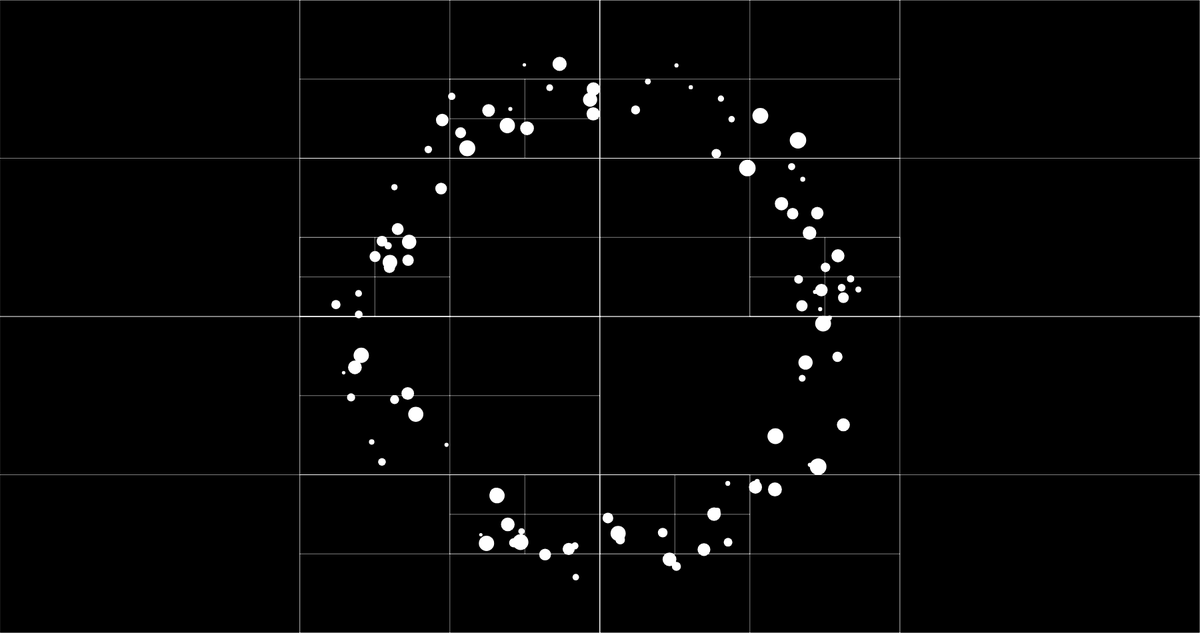
Frame 1 (no input)
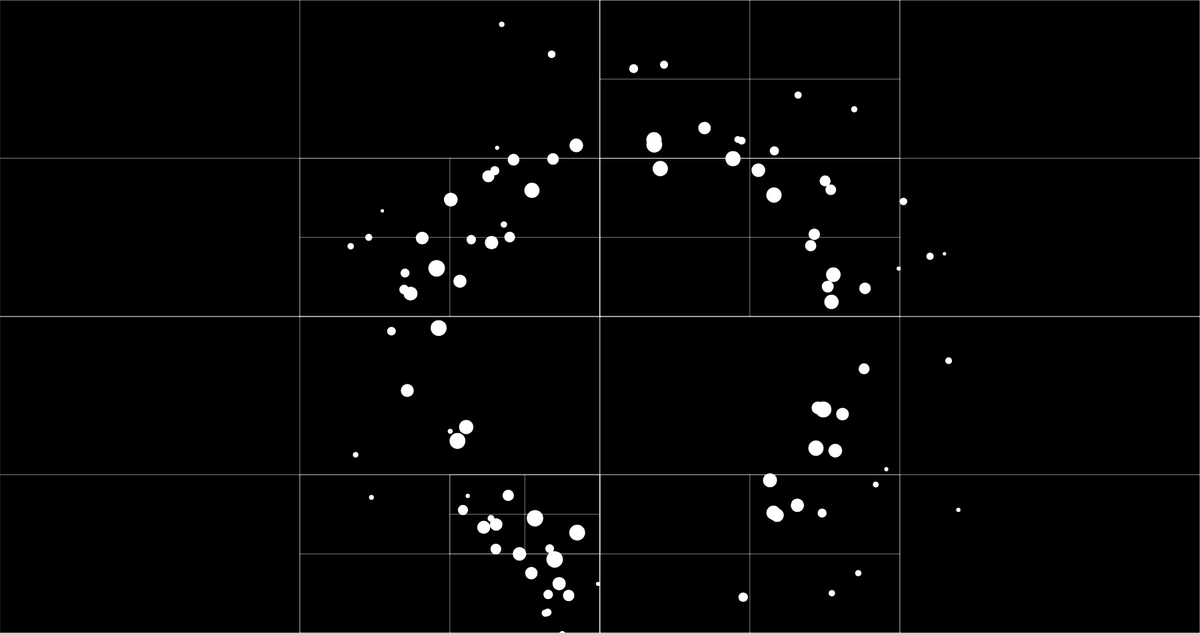
Frame 60 (no input)
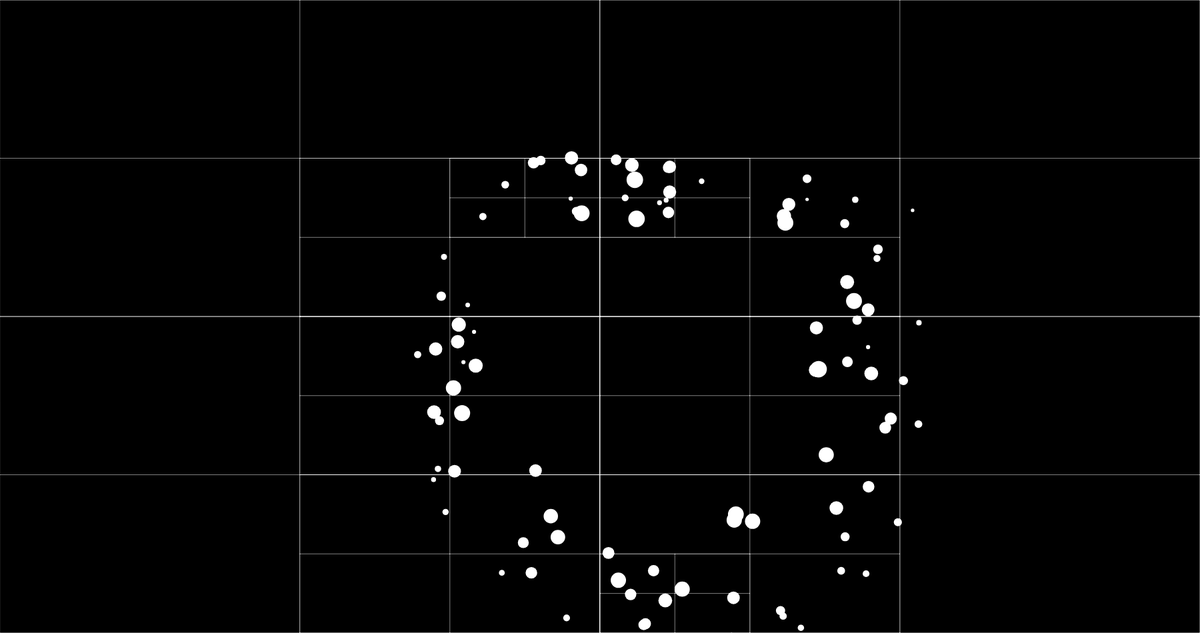
Frame 120 (the mouse pressed at the canvas centre since frame 60)

The p5.js sketch that drew these frames (run headless with seeded random() and noise() and a simulated clock; from frame 60 on, the mouse is pressed at the canvas centre):

// p5.js sketch
// ── sketch.js
// Mutual Attract// The Nature of Code

let movers = [];
let sun;
let qtree;
let G = 0.35;

function setup() {
  createCanvas(1800, 950);

  for (let i = 0; i < 100; i++) {
    let pos = p5.Vector.random2D();
    let vel = pos.copy();
    vel.setMag(random(10, 20));
    pos.setMag(random(300, 400));
    vel.rotate(PI / 2);
    let m = random(5, 25);
    movers[i] = new Mover(pos.x, pos.y, vel.x, vel.y, m);
  }
  sun = new Mover(100, 100, 0, 0, 500);
  background(0);
}

function draw() {
//   sun = new Mover(mouseX, mouseY, 0, 0, 500);
//   console.log(mouseX, mouseY)
  clear();
  background(0);
  blendMode(ADD);
  let boundary = new Rectangle(0, 0, width, height);
  qtree = QuadTree.create(boundary, 8);

  // Display and move all Things
  for (let m of movers) {
    let point = new Point(m.pos.x, m.pos.y, m);
    qtree.insert(point);
  }

  for (let mover of movers) {
    attract(mover, qtree);
    sun.attract(mover);
  }

  push();
  translate(width / 2, height / 2);

  for (let mover of movers) {
    mover.update();
    mover.show();
  }

  show(qtree);
  pop();
//   sun.show();
}

function attract(m, qtree) {
  let d = dist(m.pos.x, m.pos.y, qtree.boundary.x, qtree.boundary.y);
  if (d < 25) {
    if (qtree.points) {
      for (let p of qtree.points) {
        if (m != p.userData) {
          p.userData.attract(m);
        }
      }
    }
  } else {
    if (qtree.points) {
      let temp = new Mover(
        qtree.boundary.x,
        qtree.boundary.y,
        0,
        0,
        m.mass * qtree.points.length
      );
      temp.attract(m);
    }
  }

  if (qtree.divided) {
    attract(m, qtree.northeast);
    attract(m, qtree.northwest);
    attract(m, qtree.southeast);
    attract(m, qtree.southwest);
  }
}

function show(qtree) {
  stroke(255);
  noFill();
  strokeWeight(0.25);
  rectMode(CENTER);
  rect(
    qtree.boundary.x,
    qtree.boundary.y,
    qtree.boundary.w,
    qtree.boundary.h
  );

  if (qtree.divided) {
    show(qtree.northeast);
    show(qtree.northwest);
    show(qtree.southeast);
    show(qtree.southwest);
  }
}

// ── mover.js
// Gravitational Attraction
// The Nature of Code
// The Coding Train / Daniel Shiffman
// https://youtu.be/EpgB3cNhKPM
// https://thecodingtrain.com/learning/nature-of-code/2.5-gravitational-attraction.html
// https://editor.p5js.org/codingtrain/sketches/MkLraatd

class Mover {
    constructor(x, y, vx, vy, m) {
      this.pos = createVector(x, y);
      this.vel = createVector(vx, vy);
      this.acc = createVector(0, 0);
      this.mass = m;
      this.r = sqrt(this.mass) * 2;
    }
  
    applyForce(force) {
      let f = p5.Vector.div(force, this.mass);
      this.acc.add(f);
    }
  
    attract(mover) {
      let force = p5.Vector.sub(this.pos, mover.pos);
      let distanceSq = constrain(force.magSq(), 100, 1000);
      let strength = (G * (this.mass * mover.mass)) / distanceSq;
      force.setMag(strength);
      mover.applyForce(force);
    }
  
    update() {
      this.vel.add(this.acc);
      this.pos.add(this.vel);
      this.vel.limit(15);
      this.acc.set(0, 0);
    }
  
    show() {
      noStroke();
      strokeWeight(this.mass);
    //   fill(255, 200);
    //   ellipse(this.pos.x, this.pos.y, this.r);
      stroke(255);
      point(this.pos.x, this.pos.y);
    }
  }
  
// ── quadtree.js
// Daniel Shiffman
// http://codingtra.in
// http://patreon.com/codingtrain

// QuadTree

class Point {
    constructor(x, y, data) {
      this.x = x;
      this.y = y;
      this.userData = data;
    }
  
    // Skips Math.sqrt for faster comparisons
    sqDistanceFrom(other) {
      const dx = other.x - this.x;
      const dy = other.y - this.y;
  
      return dx * dx + dy * dy;
    }
  
    // Pythagorus: a^2 = b^2 + c^2
    distanceFrom(other) {
      return Math.sqrt(this.sqDistanceFrom(other));
    }
  }
  
  class Rectangle {
    constructor(x, y, w, h) {
      this.x = x;
      this.y = y;
      this.w = w;
      this.h = h;
      this.left = x - w / 2;
      this.right = x + w / 2;
      this.top = y - h / 2;
      this.bottom = y + h / 2;
    }
  
    contains(point) {
      return (
        this.left <= point.x &&
        point.x <= this.right &&
        this.top <= point.y &&
        point.y <= this.bottom
      );
    }
  
    intersects(range) {
      return !(
        this.right < range.left ||
        range.right < this.left ||
        this.bottom < range.top ||
        range.bottom < this.top
      );
    }
  
    subdivide(quadrant) {
      switch (quadrant) {
        case "ne":
          return new Rectangle(
            this.x + this.w / 4,
            this.y - this.h / 4,
            this.w / 2,
            this.h / 2
          );
        case "nw":
          return new Rectangle(
            this.x - this.w / 4,
            this.y - this.h / 4,
            this.w / 2,
            this.h / 2
          );
        case "se":
          return new Rectangle(
            this.x + this.w / 4,
            this.y + this.h / 4,
            this.w / 2,
            this.h / 2
          );
        case "sw":
          return new Rectangle(
            this.x - this.w / 4,
            this.y + this.h / 4,
            this.w / 2,
            this.h / 2
          );
      }
    }
  
    xDistanceFrom(point) {
      if (this.left <= point.x && point.x <= this.right) {
        return 0;
      }
  
      return Math.min(
        Math.abs(point.x - this.left),
        Math.abs(point.x - this.right)
      );
    }
  
    yDistanceFrom(point) {
      if (this.top <= point.y && point.y <= this.bottom) {
        return 0;
      }
  
      return Math.min(
        Math.abs(point.y - this.top),
        Math.abs(point.y - this.bottom)
      );
    }
  
    // Skips Math.sqrt for faster comparisons
    sqDistanceFrom(point) {
      const dx = this.xDistanceFrom(point);
      const dy = this.yDistanceFrom(point);
  
      return dx * dx + dy * dy;
    }
  
    // Pythagorus: a^2 = b^2 + c^2
    distanceFrom(point) {
      return Math.sqrt(this.sqDistanceFrom(point));
    }
  }
  
  // circle class for a circle shaped query
  class Circle {
    constructor(x, y, r) {
      this.x = x;
      this.y = y;
      this.r = r;
      this.rSquared = this.r * this.r;
    }
  
    contains(point) {
      // check if the point is in the circle by checking if the euclidean distance of
      // the point and the center of the circle if smaller or equal to the radius of
      // the circle
      let d = Math.pow(point.x - this.x, 2) + Math.pow(point.y - this.y, 2);
      return d <= this.rSquared;
    }
  
    intersects(range) {
      let xDist = Math.abs(range.x - this.x);
      let yDist = Math.abs(range.y - this.y);
  
      // radius of the circle
      let r = this.r;
  
      let w = range.w / 2;
      let h = range.h / 2;
  
      let edges = Math.pow(xDist - w, 2) + Math.pow(yDist - h, 2);
  
      // no intersection
      if (xDist > r + w || yDist > r + h) return false;
  
      // intersection within the circle
      if (xDist <= w || yDist <= h) return true;
  
      // intersection on the edge of the circle
      return edges <= this.rSquared;
    }
  }
  
  class QuadTree {
    DEFAULT_CAPACITY = 8;
    MAX_DEPTH = 8;
  
    constructor(boundary, capacity = this.DEFAULT_CAPACITY, _depth = 0) {
      if (!boundary) {
        throw TypeError("boundary is null or undefined");
      }
      if (!(boundary instanceof Rectangle)) {
        throw TypeError("boundary should be a Rectangle");
      }
      if (typeof capacity !== "number") {
        throw TypeError(
          `capacity should be a number but is a ${typeof capacity}`
        );
      }
      if (capacity < 1) {
        throw RangeError("capacity must be greater than 0");
      }
  
      this.boundary = boundary;
      this.capacity = capacity;
      this.points = [];
      this.divided = false;
  
      this.depth = _depth;
    }
  
    get children() {
      if (this.divided) {
        return [this.northeast, this.northwest, this.southeast, this.southwest];
      } else {
        return [];
      }
    }
  
    static create() {
      if (arguments.length === 0) {
        if (typeof width === "undefined") {
          throw new TypeError("No global width defined");
        }
        if (typeof height === "undefined") {
          throw new TypeError("No global height defined");
        }
        let bounds = new Rectangle(width / 2, height / 2, width, height);
        return new QuadTree(bounds, this.DEFAULT_CAPACITY);
      }
      if (arguments[0] instanceof Rectangle) {
        let capacity = arguments[1] || this.DEFAULT_CAPACITY;
        return new QuadTree(arguments[0], capacity);
      }
      if (
        typeof arguments[0] === "number" &&
        typeof arguments[1] === "number" &&
        typeof arguments[2] === "number" &&
        typeof arguments[3] === "number"
      ) {
        let capacity = arguments[4] || this.DEFAULT_CAPACITY;
        return new QuadTree(
          new Rectangle(arguments[0], arguments[1], arguments[2], arguments[3]),
          capacity
        );
      }
      throw new TypeError("Invalid parameters");
    }
  
    toJSON() {
      let obj = {};
  
      if (this.divided) {
        if (this.northeast.divided || this.northeast.points.length > 0) {
          obj.ne = this.northeast.toJSON();
        }
        if (this.northwest.divided || this.northwest.points.length > 0) {
          obj.nw = this.northwest.toJSON();
        }
        if (this.southeast.divided || this.southeast.points.length > 0) {
          obj.se = this.southeast.toJSON();
        }
        if (this.southwest.divided || this.southwest.points.length > 0) {
          obj.sw = this.southwest.toJSON();
        }
      } else {
        obj.points = this.points;
      }
  
      if (this.depth === 0) {
        obj.capacity = this.capacity;
        obj.x = this.boundary.x;
        obj.y = this.boundary.y;
        obj.w = this.boundary.w;
        obj.h = this.boundary.h;
      }
  
      return obj;
    }
  
    static fromJSON(obj, x, y, w, h, capacity, depth) {
      if (typeof x === "undefined") {
        if ("x" in obj) {
          x = obj.x;
          y = obj.y;
          w = obj.w;
          h = obj.h;
          capacity = obj.capacity;
          depth = 0;
        } else {
          throw TypeError("JSON missing boundary information");
        }
      }
  
      let qt = new QuadTree(new Rectangle(x, y, w, h), capacity, depth);
  
      qt.points = obj.points ?? null;
      qt.divided = qt.points === null; // points are set to null on subdivide
  
      if ("ne" in obj || "nw" in obj || "se" in obj || "sw" in obj) {
        const x = qt.boundary.x;
        const y = qt.boundary.y;
        const w = qt.boundary.w / 2;
        const h = qt.boundary.h / 2;
  
        if ("ne" in obj) {
          qt.northeast = QuadTree.fromJSON(
            obj.ne,
            x + w / 2,
            y - h / 2,
            w,
            h,
            capacity,
            depth + 1
          );
        } else {
          qt.northeast = new QuadTree(
            qt.boundary.subdivide("ne"),
            capacity,
            depth + 1
          );
        }
        if ("nw" in obj) {
          qt.northwest = QuadTree.fromJSON(
            obj.nw,
            x - w / 2,
            y - h / 2,
            w,
            h,
            capacity,
            depth + 1
          );
        } else {
          qt.northwest = new QuadTree(
            qt.boundary.subdivide("nw"),
            capacity,
            depth + 1
          );
        }
        if ("se" in obj) {
          qt.southeast = QuadTree.fromJSON(
            obj.se,
            x + w / 2,
            y + h / 2,
            w,
            h,
            capacity,
            depth + 1
          );
        } else {
          qt.southeast = new QuadTree(
            qt.boundary.subdivide("se"),
            capacity,
            depth + 1
          );
        }
        if ("sw" in obj) {
          qt.southwest = QuadTree.fromJSON(
            obj.sw,
            x - w / 2,
            y + h / 2,
            w,
            h,
            capacity,
            depth + 1
          );
        } else {
          qt.southwest = new QuadTree(
            qt.boundary.subdivide("sw"),
            capacity,
            depth + 1
          );
        }
      }
  
      return qt;
    }
  
    subdivide() {
      this.northeast = new QuadTree(
        this.boundary.subdivide("ne"),
        this.capacity,
        this.depth + 1
      );
      this.northwest = new QuadTree(
        this.boundary.subdivide("nw"),
        this.capacity,
        this.depth + 1
      );
      this.southeast = new QuadTree(
        this.boundary.subdivide("se"),
        this.capacity,
        this.depth + 1
      );
      this.southwest = new QuadTree(
        this.boundary.subdivide("sw"),
        this.capacity,
        this.depth + 1
      );
  
      this.divided = true;
  
      // Move points to children.
      // This improves performance by placing points
      // in the smallest available rectangle.
      for (const p of this.points) {
        const inserted =
          this.northeast.insert(p) ||
          this.northwest.insert(p) ||
          this.southeast.insert(p) ||
          this.southwest.insert(p);
  
        if (!inserted) {
          throw RangeError("capacity must be greater than 0");
        }
      }
  
      this.points = null;
    }
  
    insert(point) {
      if (!this.boundary.contains(point)) {
        return false;
      }
  
      if (!this.divided) {
        if (this.points.length < this.capacity || this.depth === this.MAX_DEPTH) {
          this.points.push(point);
          return true;
        }
  
        this.subdivide();
      }
  
      return (
        this.northeast.insert(point) ||
        this.northwest.insert(point) ||
        this.southeast.insert(point) ||
        this.southwest.insert(point)
      );
    }
  
    query(range, found) {
      if (!found) {
        found = [];
      }
  
      if (!range.intersects(this.boundary)) {
        return found;
      }
  
      if (this.divided) {
        this.northwest.query(range, found);
        this.northeast.query(range, found);
        this.southwest.query(range, found);
        this.southeast.query(range, found);
        return found;
      }
  
      for (const p of this.points) {
        if (range.contains(p)) {
          found.push(p);
        }
      }
  
      return found;
    }
  
    closest(searchPoint, maxCount = 1, maxDistance = Infinity) {
      if (typeof searchPoint === "undefined") {
        throw TypeError("Method 'closest' needs a point");
      }
  
      const sqMaxDistance = maxDistance ** 2;
      return this.kNearest(searchPoint, maxCount, sqMaxDistance, 0, 0).found;
    }
  
    kNearest(
      searchPoint,
      maxCount,
      sqMaxDistance,
      furthestSqDistance,
      foundSoFar
    ) {
      let found = [];
  
      if (this.divided) {
        this.children
          .sort(
            (a, b) =>
              a.boundary.sqDistanceFrom(searchPoint) -
              b.boundary.sqDistanceFrom(searchPoint)
          )
          .forEach((child) => {
            const sqDistance = child.boundary.sqDistanceFrom(searchPoint);
            if (sqDistance > sqMaxDistance) {
              return;
            } else if (foundSoFar < maxCount || sqDistance < furthestSqDistance) {
              const result = child.kNearest(
                searchPoint,
                maxCount,
                sqMaxDistance,
                furthestSqDistance,
                foundSoFar
              );
              const childPoints = result.found;
              found = found.concat(childPoints);
              foundSoFar += childPoints.length;
              furthestSqDistance = result.furthestSqDistance;
            }
          });
      } else {
        this.points
          .sort(
            (a, b) =>
              a.sqDistanceFrom(searchPoint) - b.sqDistanceFrom(searchPoint)
          )
          .forEach((p) => {
            const sqDistance = p.sqDistanceFrom(searchPoint);
            if (sqDistance > sqMaxDistance) {
              return;
            } else if (foundSoFar < maxCount || sqDistance < furthestSqDistance) {
              found.push(p);
              furthestSqDistance = Math.max(sqDistance, furthestSqDistance);
              foundSoFar++;
            }
          });
      }
  
      return {
        found: found
          .sort(
            (a, b) =>
              a.sqDistanceFrom(searchPoint) - b.sqDistanceFrom(searchPoint)
          )
          .slice(0, maxCount),
        furthestSqDistance: Math.sqrt(furthestSqDistance),
      };
    }
  
    forEach(fn) {
      if (this.divided) {
        this.northeast.forEach(fn);
        this.northwest.forEach(fn);
        this.southeast.forEach(fn);
        this.southwest.forEach(fn);
      } else {
        this.points.forEach(fn);
      }
    }
  
    merge(other, capacity) {
      let left = Math.min(this.boundary.left, other.boundary.left);
      let right = Math.max(this.boundary.right, other.boundary.right);
      let top = Math.min(this.boundary.top, other.boundary.top);
      let bottom = Math.max(this.boundary.bottom, other.boundary.bottom);
  
      let height = bottom - top;
      let width = right - left;
  
      let midX = left + width / 2;
      let midY = top + height / 2;
  
      let boundary = new Rectangle(midX, midY, width, height);
      let result = new QuadTree(boundary, capacity);
  
      this.forEach((point) => result.insert(point));
      other.forEach((point) => result.insert(point));
  
      return result;
    }
  
    get length() {
      if (this.divided) {
        return (
          this.northwest.length +
          this.northeast.length +
          this.southwest.length +
          this.southeast.length
        );
      }
  
      return this.points.length;
    }
  }
  
  if (typeof module !== "undefined") {
    module.exports = { Point, Rectangle, QuadTree, Circle };
  }
  
// ── style.css
html, body {
    margin: 0;
    padding: 0;
    background-color: black;
  }
  canvas {
    display: block;
    position: absolute;
    top: 50%;
    left: 50%;
    transform: translate(-50%,-50%);
  }
  
